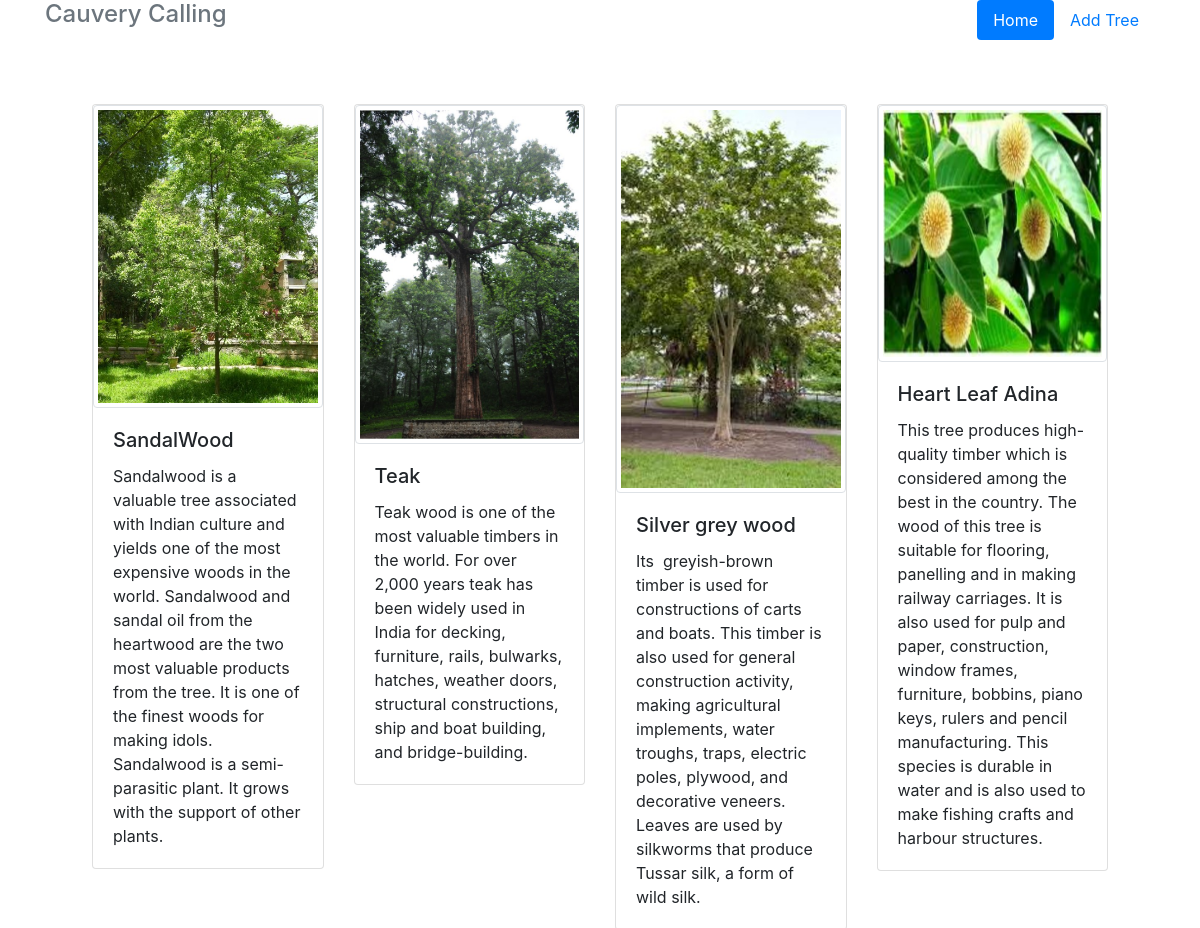
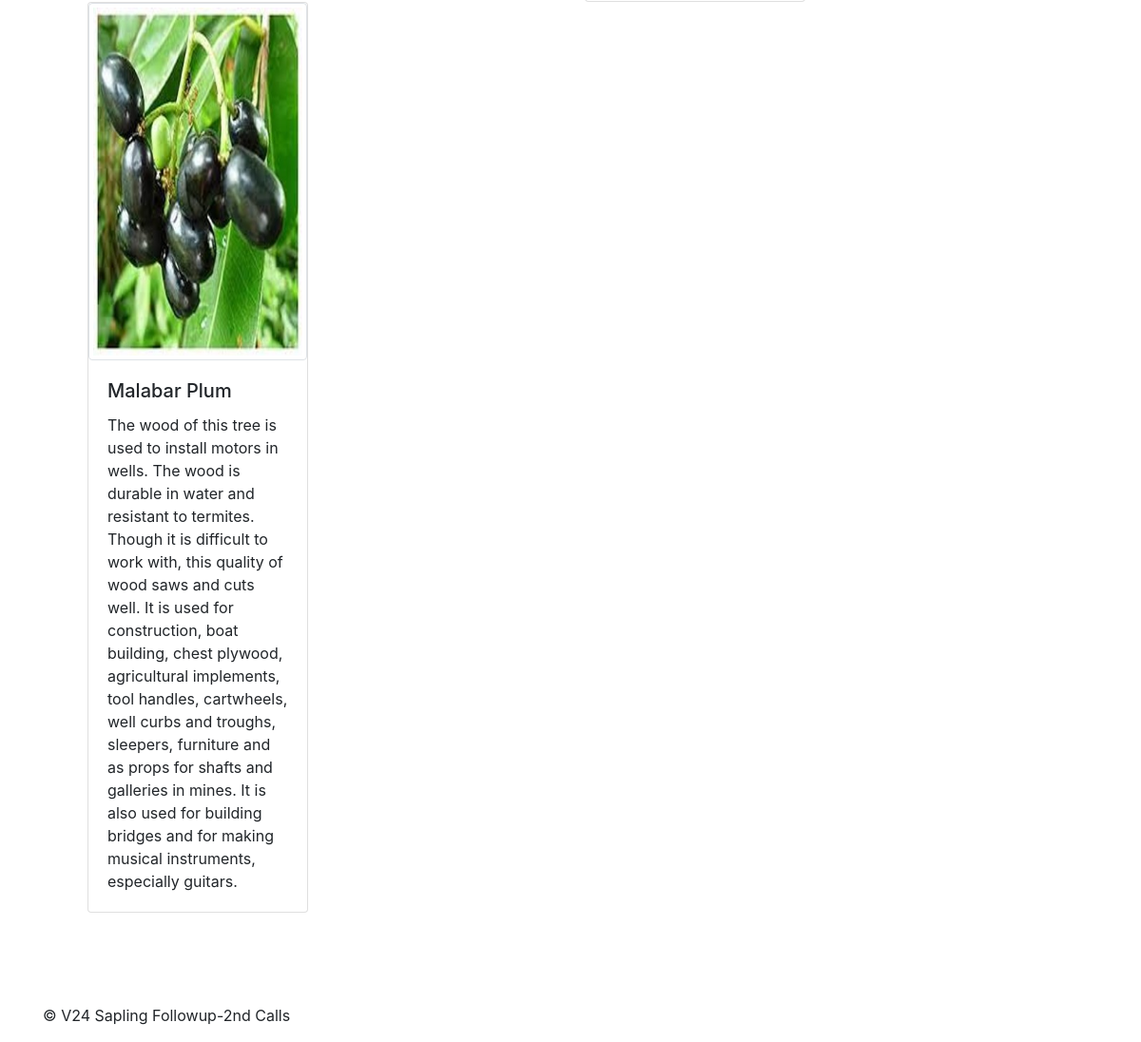
The page / on the database its author committed (2 pictures, top to bottom).
### treeinfo/models.py (models this page shows)
class treeinfo(models.Model):
    def __str__(self):
        return self.name
    name = models.CharField(max_length=30)
    sciname = models.CharField(max_length=50)
    localname1 = models.CharField(max_length=50)
    localname2 = models.CharField(max_length=50,blank=True)
    desc = models.CharField(max_length=1000)
    uses = models.CharField(max_length=500,blank=True)
    maxheight = models.FloatField(default=0)
    lifespan = models.IntegerField(default=0)
    timbervalue = models.IntegerField(default=0)
    avgtreeweight = models.IntegerField(default=0)
    matureage = models.IntegerField(default=0)
    req_soil = models.CharField(max_length=50,blank=True)
    req_temp = models.CharField(max_length=50,blank=True)
    req_water = models.CharField(max_length=50,blank=True)
    req_rain = models.CharField(max_length=50,blank=True)
    req_alt = models.CharField(max_length=50,blank=True)
    req_girth = models.CharField(max_length=50,blank=True)
    req_other = models.CharField(max_length=50,blank=True)
    treedesc = models.CharField(max_length=300,blank=True)
    treepic = models.ImageField(default='default.jpg',upload_to='images/')
    trunkdesc = models.CharField(max_length=300,blank=True)
    trunkpic = models.ImageField(default='default.jpg',upload_to='images/',blank=True)
    leavesdesc = models.CharField(max_length=300,blank=True)
    leavespic = models.ImageField(default='default.jpg',upload_to='images/',blank=True)
    flowerdesc = models.CharField(max_length=300,blank=True)
    flowerpic = models.ImageField(default='default.jpg',upload_to='images/',blank=True)
    other1desc = models.CharField(max_length=300,blank=True)
    other1pic = models.ImageField(default='default.jpg',upload_to='images/',blank=True)
    other2desc = models.CharField(max_length=300,blank=True)
    other2pic = models.ImageField(default='default.jpg',upload_to='images/',blank=True)

### treeinfo/views.py (the view)
# urls.py: 2. Add a URL to urlpatterns:  path('', views.home, name='home')
def home(request):
    list = treeinfo.objects.all()
    return render(request,'treeinfo/home.html',{'treelist':list})

### treeinfo/templates/treeinfo/home.html
{% extends 'treeinfo/base.html' %}
{% block body %}
{% load static %}
<div class="container">
    <div class="row">
        {% for tree in treelist %}
        <div class="col-md-3">
            <div class="card"><a href="detail/{{tree.id}}">
                <img class="img-thumbnail centre" src="{{tree.treepic.url}}" width="230" height="280"></a>
                <div class="card-body">
                    <h5 class="card-title">{{tree}}</h5>
                    <p class="card-text">{{tree.desc}}</p>
                </div>
            </div>
        </div>
        {% endfor %}
    </div>
</div>
{% endblock %}

### treeinfo/templates/treeinfo/base.html (shortened to what this page needs)
<!DOCTYPE html>
<head>
<link rel="stylesheet" href="https://stackpath.bootstrapcdn.com/bootstrap/4.5.0/css/bootstrap.min.css">
</head>
<body  style="background-color: rgb(255, 255, 255);">
<div class="container" >
<div class="header clearfix">
<nav>
<ul class="nav nav-pills float-right">
<li class="nav-item">
<a class="nav-link active" href="../" target="_top">Home <span class="sr-only">(current)</span></a>
</li>
<li class="nav-item">
<a class="nav-link" href="../add"  target="_top">Add Tree</a>
</li>
</ul>
</nav>
<h4 class="text-muted">Cauvery Calling</h4>
</div>
<div class="jumbotron" id="myspace" data-rowid="" data-caller="" data-mobid=""  style="background-color: rgb(255, 255, 255);">
    {% block body %}
    {% endblock %}
</div>
<footer class="footer">
<p>© V24 Sapling Followup-2nd Calls</p>
</footer>
</body>
</html>

### rows shown on the page
treeinfo: treepic (picture), name "SandalWood", desc "Sandalwood is a valuable tree associated with Indian culture and yields one of the most expensive woods in the world. Sandalwood and sandal oil from the heartwood are the two most valuable products from the tree. It is one of the finest woods for making idols. Sandalwood is a semi-parasitic plant. It grows with the support of other plants."
treeinfo: treepic (picture), name "Teak", desc "Teak wood is one of the most valuable timbers in the world. For over 2,000 years teak has been widely used in India for decking, furniture, rails, bulwarks, hatches, weather doors, structural constructions, ship and boat building, and bridge-building."
treeinfo: treepic (picture), name "Silver grey wood", desc "Its greyish-brown timber is used for constructions of carts and boats. This timber is also used for general construction activity, making agricultural implements, water troughs, traps, electric poles, plywood, and decorative veneers. Leaves are used by silkworms that produce Tussar silk, a form of wild silk."
treeinfo: treepic (picture), name "Heart Leaf Adina", desc "This tree produces high-quality timber which is considered among the best in the country. The wood of this tree is suitable for flooring, panelling and in making railway carriages. It is also used for pulp and paper, construction, window frames, furniture, bobbins, piano keys, rulers and pencil manufacturing. This species is durable in water and is also used to make fishing crafts and harbour structures."
treeinfo: treepic (picture), name "Malabar Plum", desc "The wood of this tree is used to install motors in wells. The wood is durable in water and resistant to termites. Though it is difficult to work with, this quality of wood saws and cuts well. It is used for construction, boat building, chest plywood, agricultural implements, tool handles, cartwheels, well curbs and troughs, sleepers, furniture and as props for shafts and galleries in mines. It is also used for building bridges and for making musical instruments, especially guitars."
